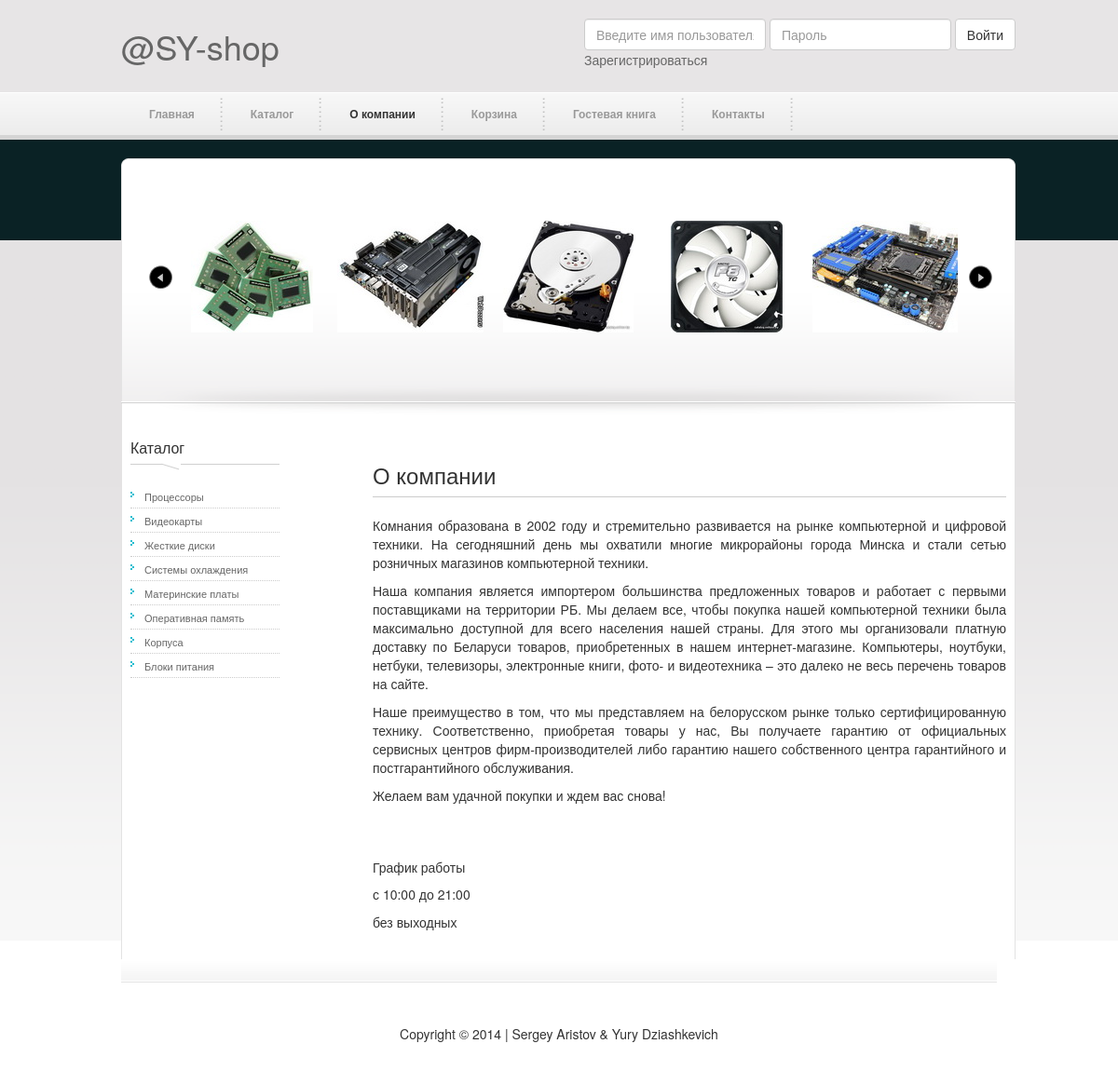
Screenshot of /about/index with the database file from the repository.
### tables this page shows
CREATE TABLE `st_category` (
  `id` int(10) unsigned NOT NULL AUTO_INCREMENT,
  `name` varchar(255) NOT NULL,
  `description` text NOT NULL,
  `img` varchar(255) NOT NULL,
  `folder` varchar(50) DEFAULT NULL,
  PRIMARY KEY (`id`)
);

### inc/controllers/about.php (called while the page is built)
<?php
class AboutController extends Controller
{
    public function indexAction()
    {
        $this->view->render("about/index");
    }
}

### index.php (called while the page is built, shortened)
<?php
new App();

### inc/service/model.php (called while the page is built, shortened)
<?php
class Model
{
    protected static $dbc;
    public static function getDbc(){
        if(!self::$dbc){
            self::$dbc = new PDO("mysql: host=".APP_DB_HOST."; dbname=".APP_DB_DATABASE, APP_DB_USER, APP_DB_PASS,  array(PDO::MYSQL_ATTR_INIT_COMMAND => "SET NAMES 'utf8'"));
        }
        return self::$dbc;
    }
}

### inc/models/categoryList.php (called while the page is built)
<?php
class CategoryListModel extends Model
{
    public static function getCategoryList()
    {
        $category = self::getDbc()->query("SELECT `name`, `id`, `img` FROM `".APP_DB_PREFIX."category`");
        return $category->fetchAll(PDO::FETCH_ASSOC);
    }
}

### inc/views/about/index.php (the view, shortened to what this page needs)
<div class="cleaner h20"></div>
<div id="templatemo_main_top"></div>
<div id="templatemo_main">
    <div id="product_slider">
        <div id="SlideItMoo_outer">
            <div id="SlideItMoo_inner">
                <div id="SlideItMoo_items">
                    <?php
                    $slide = "";
                    foreach(self::$category as $value){
                        $slide .= "
                            <div class='SlideItMoo_element'>
                            <a href=" . APP_BASE_URL . "catalog/category/$value[id]>
                            <img src='". APP_BASE_URL . "images/product/" . $value["img"] . "'/></a>
                            </div>
                        ";
                    }
                    echo $slide;
                    ?>
                </div>
            </div>
        </div>
    </div>
    <div id="sidebar">
        <h3>Каталог</h3>
        <ul class="sidebar_menu">
            <?php
            foreach(self::$category as $value){
                echo "<li> <a href=" . APP_BASE_URL . "catalog/category/$value[id]> $value[name] </a> </li>";
            }
            ?>
        </ul>
    </div>
    <div id="content">
        <h2>О компании</h2>
        <div align="justify">
        <p>Комнания образована в 2002 году и стремительно развивается на рынке компьютерной и цифровой техники. На сегодняшний день мы охватили многие
           микрорайоны города Минска и стали сетью розничных магазинов компьютерной техники.</p>
        <p>Наша компания является импортером большинства предложенных товаров и работает с первыми поставщиками на территории РБ.
           Мы делаем все, чтобы покупка нашей компьютерной техники была максимально доступной для всего населения нашей страны.
           Для этого мы организовали платную доставку по Беларуси товаров, приобретенных в нашем интернет-магазине.
           Компьютеры, ноутбуки, нетбуки, телевизоры, электронные книги, фото- и видеотехника – это далеко не весь перечень товаров на сайте.</p>
        <p>Наше преимущество в том, что мы представляем на белорусском рынке только сертифицированную технику. Соответственно, приобретая товары у нас,
           Вы получаете гарантию от официальных сервисных центров фирм-производителей либо гарантию нашего собственного центра гарантийного и постгарантийного обслуживания.</p>
        <p>Желаем вам удачной покупки и ждем вас снова!</p><br /><br />
        <h5>График работы</h5>
        <p>с 10:00 до 21:00</p>
        <p>без выходных</p>
        </div>
    </div>
</div>

### css/templatemo_style.css (style rules this page uses)
body { margin: 0; padding: 0; color: #666; font-family: Tahoma, Geneva, sans-serif; font-size: 13px; line-height: 1.4em; background-color: #f7f7f7; background-repeat: repeat-x; background-position: top; }
#home { background-image: url(../././images/templatemo_body_subpage.png) }
a, a:link, a:visited { color: #666; font-weight: normal; text-decoration: none }
p { margin: 0 0 10px 0; padding: 0; }
img { border: none; }
h1, h2, h3, h4, h5, h6 { color: #333; font-weight: normal; }
h2 { font-size: 26px; margin: 0 0 25px; padding: 5px 0 }
h3 { font-size: 20px; margin: 0 0 20px; padding: 0; }
h5 { font-size: 14px; margin: 0 0 10px; padding: 0; }
.cleaner { clear: both }
.h20 { height: 20px }
#templatemo_main_top { width: 960px; height: 12px; background: url(../././images/templatemo_main_top.png) no-repeat top }
#templatemo_main { width: 960px; background: url(../././images/templatemo_main_middle.png) repeat-y }
#sidebar { float: left; width: 200px; padding: 20px 30px 0 10px; }
#content { float: right; width: 700px; width: 700px; padding: 20px 10px 20px; }
#product_slider { padding: 40px 30px 80px 30px; background: url(../././images/templatemo_slider.png) bottom center no-repeat }
#sidebar h3 { font-size: 16px; padding: 0 0 15px 0; margin: 0 0 15px 0; background: url(../././images/sidebar_header_bg.png) left bottom no-repeat }
.sidebar_menu { list-style: none; margin: 0 0 30px; padding: 0; }
.sidebar_menu li { margin: 0; padding: 2px 0 3px 15px; background: url(../././images/templatemo_list_01.png) no-repeat scroll 0 8px; border-bottom: 1px dotted #ccc }
.sidebar_menu li a { font-size: 11px; }
#content h2 { font-size: 24px; padding-bottom: 10px; border-bottom: 1px solid #ccc; margin-bottom: 20px }

### css/styles.css (style rules this page uses)
#SlideItMoo_outer { overflow: hidden; width: 940px; height: 150px; margin: 0 auto; background: none; display:block; position:relative; padding: 0; }
#SlideItMoo_inner { position:relative ; overflow:hidden ; width: 940px ; margin:0px auto 0px; padding: 10px 0px 10px; }
#SlideItMoo_items { display:block; position:relative; }
#SlideItMoo_items div.SlideItMoo_element { display:block; position:relative; float:left; margin: 0px 5px 0px; font-size:11px; width: 160px; height: 120px; text-align:center; font-family: Verdana, Geneva, sans-serif; color:#000000; }
#SlideItMoo_items a { padding:0px; margin:3px 0px 3px; clear:both; display:block; background:none; padding:2px; }
#SlideItMoo_items a img { border:none; }

### rows the page displays
st_category: img (picture), name "Процессоры"
st_category: img (picture), name "Видеокарты"
st_category: img (picture), name "Жесткие диски"
st_category: img (picture), name "Системы охлаждения"
st_category: img (picture), name "Материнские платы"
st_category: name "Оперативная память"
st_category: name "Корпуса"
st_category: name "Блоки питания"

### other values shown
$link "Зарегистрироваться"
